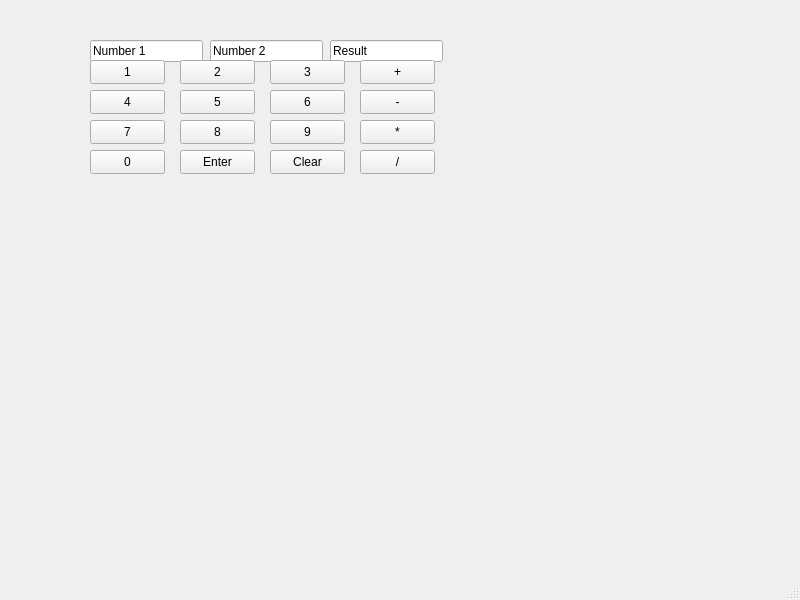
<?xml version="1.0" encoding="UTF-8"?>
<ui version="4.0">
 <class>MainWindow</class>
 <widget class="QMainWindow" name="MainWindow">
  <property name="geometry">
   <rect>
    <x>0</x>
    <y>0</y>
    <width>800</width>
    <height>600</height>
   </rect>
  </property>
  <property name="windowTitle">
   <string>MainWindow</string>
  </property>
  <widget class="QWidget" name="centralwidget">
   <widget class="QLineEdit" name="num1">
    <property name="geometry">
     <rect>
      <x>90</x>
      <y>40</y>
      <width>113</width>
      <height>22</height>
     </rect>
    </property>
    <property name="text">
     <string>Number 1</string>
    </property>
   </widget>
   <widget class="QLineEdit" name="num2">
    <property name="geometry">
     <rect>
      <x>210</x>
      <y>40</y>
      <width>113</width>
      <height>22</height>
     </rect>
    </property>
    <property name="text">
     <string>Number 2</string>
    </property>
   </widget>
   <widget class="QLineEdit" name="result">
    <property name="geometry">
     <rect>
      <x>330</x>
      <y>40</y>
      <width>113</width>
      <height>22</height>
     </rect>
    </property>
    <property name="text">
     <string>Result</string>
    </property>
   </widget>
   <widget class="QPushButton" name="N1">
    <property name="geometry">
     <rect>
      <x>90</x>
      <y>60</y>
      <width>75</width>
      <height>24</height>
     </rect>
    </property>
    <property name="text">
     <string>1</string>
    </property>
   </widget>
   <widget class="QPushButton" name="N2">
    <property name="geometry">
     <rect>
      <x>180</x>
      <y>60</y>
      <width>75</width>
      <height>24</height>
     </rect>
    </property>
    <property name="text">
     <string>2</string>
    </property>
   </widget>
   <widget class="QPushButton" name="N3">
    <property name="geometry">
     <rect>
      <x>270</x>
      <y>60</y>
      <width>75</width>
      <height>24</height>
     </rect>
    </property>
    <property name="text">
     <string>3</string>
    </property>
   </widget>
   <widget class="QPushButton" name="N4">
    <property name="geometry">
     <rect>
      <x>90</x>
      <y>90</y>
      <width>75</width>
      <height>24</height>
     </rect>
    </property>
    <property name="text">
     <string>4</string>
    </property>
   </widget>
   <widget class="QPushButton" name="N5">
    <property name="geometry">
     <rect>
      <x>180</x>
      <y>90</y>
      <width>75</width>
      <height>24</height>
     </rect>
    </property>
    <property name="text">
     <string>5</string>
    </property>
   </widget>
   <widget class="QPushButton" name="N6">
    <property name="geometry">
     <rect>
      <x>270</x>
      <y>90</y>
      <width>75</width>
      <height>24</height>
     </rect>
    </property>
    <property name="text">
     <string>6</string>
    </property>
   </widget>
   <widget class="QPushButton" name="N7">
    <property name="geometry">
     <rect>
      <x>90</x>
      <y>120</y>
      <width>75</width>
      <height>24</height>
     </rect>
    </property>
    <property name="text">
     <string>7</string>
    </property>
   </widget>
   <widget class="QPushButton" name="N8">
    <property name="geometry">
     <rect>
      <x>180</x>
      <y>120</y>
      <width>75</width>
      <height>24</height>
     </rect>
    </property>
    <property name="text">
     <string>8</string>
    </property>
   </widget>
   <widget class="QPushButton" name="N9">
    <property name="geometry">
     <rect>
      <x>270</x>
      <y>120</y>
      <width>75</width>
      <height>24</height>
     </rect>
    </property>
    <property name="text">
     <string>9</string>
    </property>
   </widget>
   <widget class="QPushButton" name="N0">
    <property name="geometry">
     <rect>
      <x>90</x>
      <y>150</y>
      <width>75</width>
      <height>24</height>
     </rect>
    </property>
    <property name="text">
     <string>0</string>
    </property>
   </widget>
   <widget class="QPushButton" name="enter">
    <property name="geometry">
     <rect>
      <x>180</x>
      <y>150</y>
      <width>75</width>
      <height>24</height>
     </rect>
    </property>
    <property name="text">
     <string>Enter</string>
    </property>
   </widget>
   <widget class="QPushButton" name="clear">
    <property name="geometry">
     <rect>
      <x>270</x>
      <y>150</y>
      <width>75</width>
      <height>24</height>
     </rect>
    </property>
    <property name="text">
     <string>Clear</string>
    </property>
   </widget>
   <widget class="QPushButton" name="add">
    <property name="geometry">
     <rect>
      <x>360</x>
      <y>60</y>
      <width>75</width>
      <height>24</height>
     </rect>
    </property>
    <property name="text">
     <string>+</string>
    </property>
   </widget>
   <widget class="QPushButton" name="sub">
    <property name="geometry">
     <rect>
      <x>360</x>
      <y>90</y>
      <width>75</width>
      <height>24</height>
     </rect>
    </property>
    <property name="text">
     <string>-</string>
    </property>
   </widget>
   <widget class="QPushButton" name="mul">
    <property name="geometry">
     <rect>
      <x>360</x>
      <y>120</y>
      <width>75</width>
      <height>24</height>
     </rect>
    </property>
    <property name="text">
     <string>*</string>
    </property>
   </widget>
   <widget class="QPushButton" name="div">
    <property name="geometry">
     <rect>
      <x>360</x>
      <y>150</y>
      <width>75</width>
      <height>24</height>
     </rect>
    </property>
    <property name="text">
     <string>/</string>
    </property>
   </widget>
  </widget>
  <widget class="QMenuBar" name="menubar">
   <property name="geometry">
    <rect>
     <x>0</x>
     <y>0</y>
     <width>800</width>
     <height>22</height>
    </rect>
   </property>
  </widget>
  <widget class="QStatusBar" name="statusbar"/>
 </widget>
 <resources/>
 <connections/>
</ui>
